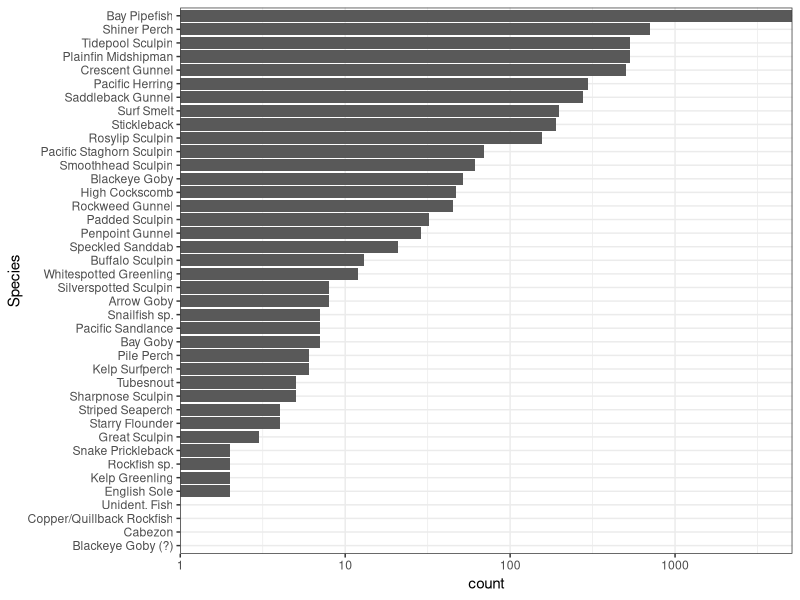

The R script that drew this image:
## Code can all go in this folder. I would advise using headers to show what is happening in each code chunk
## All data should be stored and accessed through the common 'data' folder and outputs should all be directed
## to the 'output' folder. This way it will work seamlessly on each of our computers. 

#for example

#load libraries
library(dplyr)
library(ggplot2)
library(viridis)

#load data
dat <- read.csv("data/eDNA-Seine_Data_AugSep2019-2.csv")

#make plot of species by count

plotdata <- dat%>%
            rename(count=3)%>%#the name of the third column has a '-' which generally is not a good idea because it is a wildcard in R
            group_by(Species)%>%
            summarise(count=sum(count))%>%
            ungroup()%>%
            arrange(count)%>% #arrange in descending order
            mutate(Species=factor(Species,levels=Species)) #make a factor according to that order


p1 <- ggplot(data=plotdata)+
  geom_bar(aes(x=Species,y=count),stat="identity")+
  coord_flip()+
  theme_bw()+
  scale_y_log10(expand=c(0,0))
 

#save plot to the 'outputs folder' using a common png format. Note that these will not be tracked in Github
#becuase they are really changing in a way that git can track (think track changes in word). I will direct .gitignore to ignore all 
#pngs 

ggsave("output/testplot.png",p1,height=8,width=4,units="in",dpi=600)
